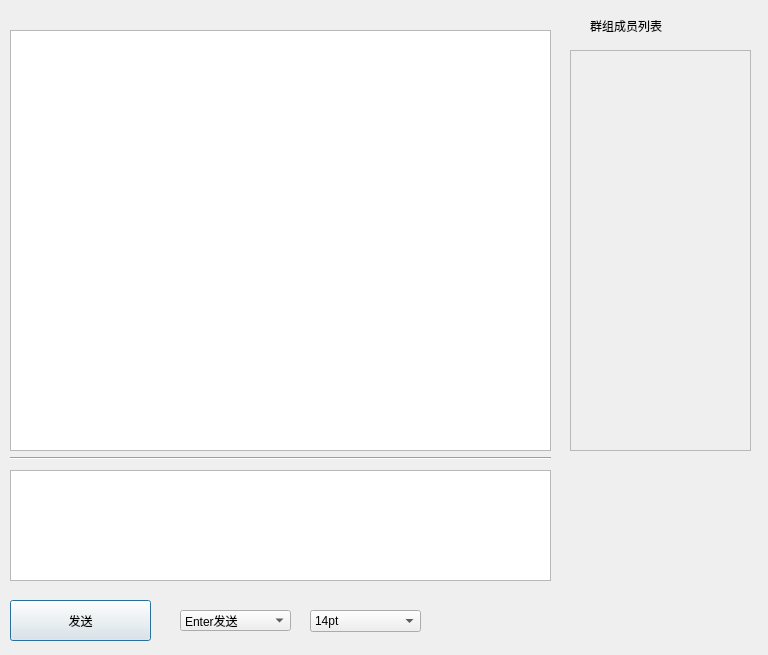
<?xml version="1.0" encoding="UTF-8"?>
<ui version="4.0">
 <class>group_chat_window</class>
 <widget class="QDialog" name="group_chat_window">
  <property name="geometry">
   <rect>
    <x>0</x>
    <y>0</y>
    <width>768</width>
    <height>655</height>
   </rect>
  </property>
  <property name="windowTitle">
   <string>Dialog</string>
  </property>
  <widget class="QListWidget" name="listWidget">
   <property name="geometry">
    <rect>
     <x>10</x>
     <y>30</y>
     <width>541</width>
     <height>421</height>
    </rect>
   </property>
  </widget>
  <widget class="QTextEdit" name="textEdit">
   <property name="geometry">
    <rect>
     <x>10</x>
     <y>470</y>
     <width>541</width>
     <height>111</height>
    </rect>
   </property>
  </widget>
  <widget class="QPushButton" name="pushButton">
   <property name="geometry">
    <rect>
     <x>10</x>
     <y>600</y>
     <width>141</width>
     <height>41</height>
    </rect>
   </property>
   <property name="text">
    <string>发送</string>
   </property>
  </widget>
  <widget class="Line" name="line">
   <property name="geometry">
    <rect>
     <x>10</x>
     <y>450</y>
     <width>541</width>
     <height>16</height>
    </rect>
   </property>
   <property name="orientation">
    <enum>Qt::Horizontal</enum>
   </property>
  </widget>
  <widget class="QLabel" name="label">
   <property name="geometry">
    <rect>
     <x>590</x>
     <y>10</y>
     <width>131</width>
     <height>31</height>
    </rect>
   </property>
   <property name="styleSheet">
    <string notr="true">font: 16pt &quot;宋体&quot;;</string>
   </property>
   <property name="text">
    <string>群组成员列表</string>
   </property>
  </widget>
  <widget class="QTextEdit" name="textEdit_2">
   <property name="enabled">
    <bool>false</bool>
   </property>
   <property name="geometry">
    <rect>
     <x>570</x>
     <y>50</y>
     <width>181</width>
     <height>401</height>
    </rect>
   </property>
  </widget>
  <widget class="QComboBox" name="comboBox">
   <property name="geometry">
    <rect>
     <x>180</x>
     <y>610</y>
     <width>111</width>
     <height>21</height>
    </rect>
   </property>
   <item>
    <property name="text">
     <string>Enter发送</string>
    </property>
   </item>
   <item>
    <property name="text">
     <string>ctrl+Enter发送</string>
    </property>
   </item>
  </widget>
  <widget class="QComboBox" name="comboBox_2">
   <property name="geometry">
    <rect>
     <x>310</x>
     <y>610</y>
     <width>111</width>
     <height>22</height>
    </rect>
   </property>
   <item>
    <property name="text">
     <string>14pt</string>
    </property>
   </item>
   <item>
    <property name="text">
     <string>16pt</string>
    </property>
   </item>
   <item>
    <property name="text">
     <string>20pt</string>
    </property>
   </item>
  </widget>
 </widget>
 <resources/>
 <connections/>
</ui>
